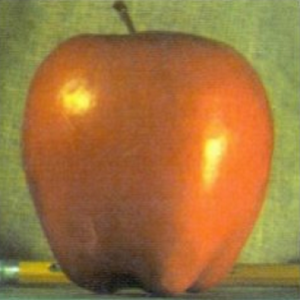
#> input picture images/apple.png, 300 x 300 px
$ jupyter execute 'read and write an image in openCV.ipynb'
#> lines starting #> are read from the running program, lines starting #| are printed output that depends on the picture
[cell 1]
import cv2
import os

[cell 2]
print(cv2.__version__)

[cell 3]
print(os.listdir())

[cell 4]
img = cv2.imread('images/apple.png',0)
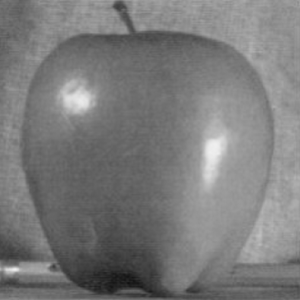
#> img: shape (300, 300); min 17, max 239, mean 122.4
#0 for grayscale
#1 for color
#-1 for alpha channel

[cell 5]
print(img)
#> (printed output is left out)

[cell 6]
cv2.imshow('first image',img)

[cell 7]
k = cv2.waitKey(0)
#> (key Esc is pressed here)

$ run again, with images/florance_two.png copied over images/apple.png
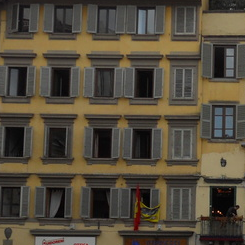
#> input picture images/florance_two.png, 245 x 245 px
#> `img = cv2.imread('images/apple.png',0)`:
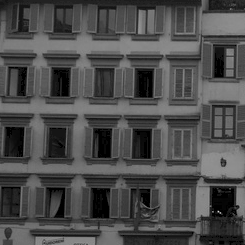
#> img: shape (245, 245); min 0, max 219, mean 76.3
#> (printed output is left out)
